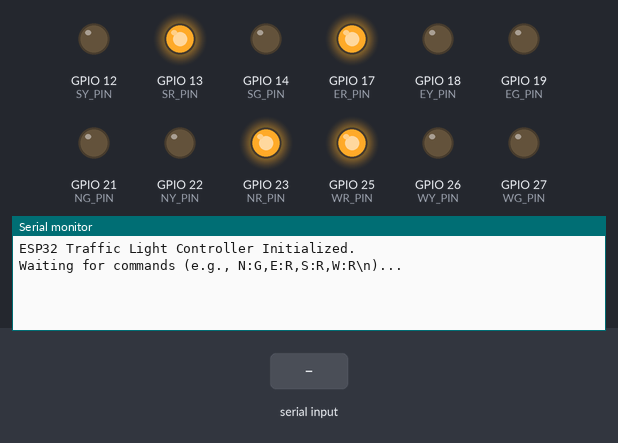
Recording of a sketch running on a simulated ESP32. Parts: output pins drawn as LEDs (lit = HIGH), the last lines printed to the serial monitor. The inputs (shaded band) are chosen by the test bench.

Above: at 1.2 s.
1.3 s: ":\n" received over Serial
At 1.7 s:
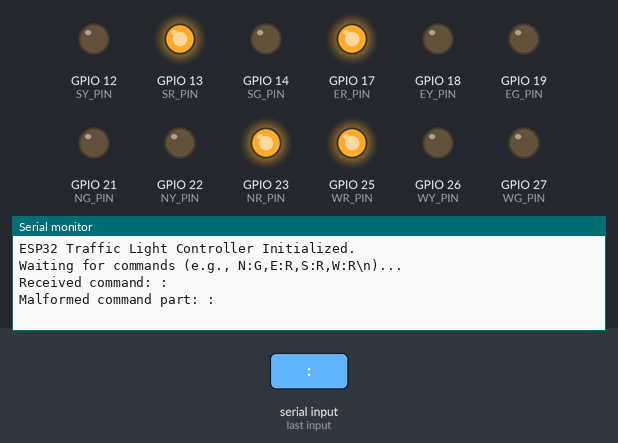
2.8 s: "N\n" received over Serial
At 4.0 s:
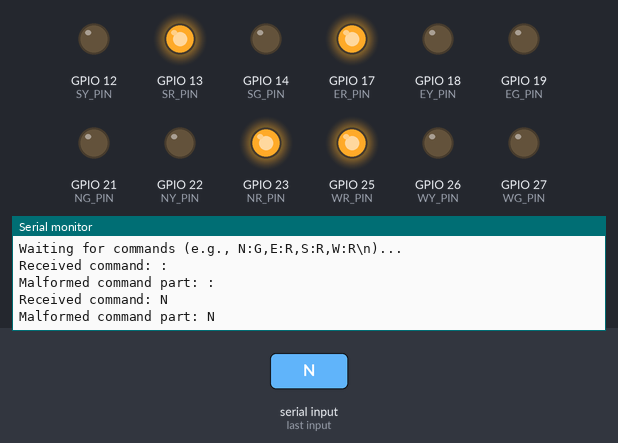
4.3 s: "E\n" received over Serial
At 5.1 s:
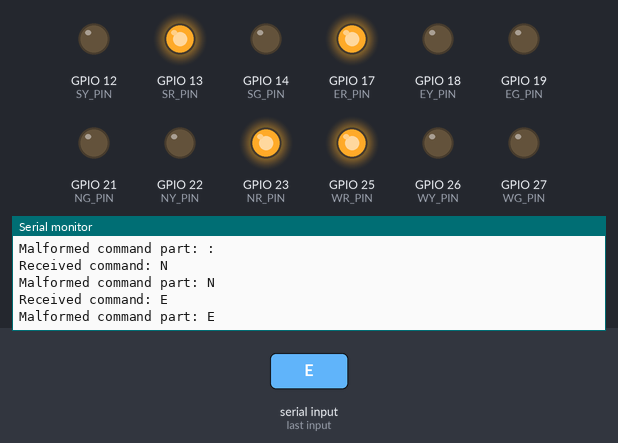

The sketch:

esp32sketch.ino
```cpp
// --- ESP32 Traffic Light Controller for 4 Lanes ---

// Corrected LED pins according to user-specified setup

// North Lane
const int NR_PIN = 23;
const int NY_PIN = 22;
const int NG_PIN = 21;

// East Lane
const int ER_PIN = 17;
const int EY_PIN = 18;
const int EG_PIN = 19;

// South Lane (Corrected pins)
const int SR_PIN = 13;  // Red
const int SY_PIN = 12;  // Yellow
const int SG_PIN = 14;  // Green

// West Lane
const int WR_PIN = 25;
const int WY_PIN = 26;
const int WG_PIN = 27;


// Structure to hold pins for a single lane
struct LaneLeds {
  int redPin;
  int yellowPin;
  int greenPin;
  char currentLed; // 'R', 'Y', 'G', or 'O' (Off)
};

// Declare lanes - map short codes to LaneLeds
LaneLeds northLane = {NR_PIN, NY_PIN, NG_PIN, 'R'};
LaneLeds eastLane  = {ER_PIN, EY_PIN, EG_PIN, 'R'};
LaneLeds southLane = {SR_PIN, SY_PIN, SG_PIN, 'R'};
LaneLeds westLane  = {WR_PIN, WY_PIN, WG_PIN, 'R'};

// Buffer for incoming serial data
const int SERIAL_BUFFER_SIZE = 64; // Max command length "N:R,E:R,S:R,W:R\n" is well within this
char serialBuffer[SERIAL_BUFFER_SIZE];
int serialBufferIndex = 0;

// Baud rate for serial communication (must match Python script)
const long BAUD_RATE = 115200;

void setup() {
  Serial.begin(BAUD_RATE);
  Serial.println("ESP32 Traffic Light Controller Initialized.");
  Serial.println("Waiting for commands (e.g., N:G,E:R,S:R,W:R\\n)...");

  // Initialize LED pins as outputs
  pinMode(NR_PIN, OUTPUT);
  pinMode(NY_PIN, OUTPUT);
  pinMode(NG_PIN, OUTPUT);

  pinMode(ER_PIN, OUTPUT);
  pinMode(EY_PIN, OUTPUT);
  pinMode(EG_PIN, OUTPUT);

  pinMode(SR_PIN, OUTPUT);
  pinMode(SY_PIN, OUTPUT);
  pinMode(SG_PIN, OUTPUT);

  pinMode(WR_PIN, OUTPUT);
  pinMode(WY_PIN, OUTPUT);
  pinMode(WG_PIN, OUTPUT);

  // Initialize all lights to RED by default
  setLaneState(northLane, 'R');
  setLaneState(eastLane, 'R');
  setLaneState(southLane, 'R');
  setLaneState(westLane, 'R');
}

void loop() {
  if (Serial.available() > 0) {
    char incomingChar = Serial.read();

    if (incomingChar == '\n') { // End of command
      serialBuffer[serialBufferIndex] = '\0'; // Null-terminate the string
      processCommand(serialBuffer);
      serialBufferIndex = 0; // Reset buffer for next command
    } else if (serialBufferIndex < SERIAL_BUFFER_SIZE - 1) {
      serialBuffer[serialBufferIndex++] = incomingChar;
    } else {
      // Buffer overflow, reset (shouldn't happen with expected command length)
      Serial.println("Error: Serial buffer overflow. Command ignored.");
      serialBufferIndex = 0;
    }
  }
}

void processCommand(char* command) {
  Serial.print("Received command: ");
  Serial.println(command);

  // Example command: "N:G,E:R,S:R,W:R"
  char* part = strtok(command, ","); // Split by comma

  while (part != NULL) {
    // Each part is like "N:G"
    if (strlen(part) == 3 && part[1] == ':') {
      char laneCode = part[0];
      char lightState = part[2];

      switch (laneCode) {
        case 'N':
          setLaneState(northLane, lightState);
          break;
        case 'E':
          setLaneState(eastLane, lightState);
          break;
        case 'S':
          setLaneState(southLane, lightState);
          break;
        case 'W':
          setLaneState(westLane, lightState);
          break;
        default:
          Serial.print("Unknown lane code: ");
          Serial.println(laneCode);
          break;
      }
    } else {
      Serial.print("Malformed command part: ");
      Serial.println(part);
    }
    part = strtok(NULL, ","); // Get next part
  }
}

// Function to set the state of LEDs for a given lane
void setLaneState(LaneLeds &lane, char state) {
  // Turn off all LEDs for this lane first
  digitalWrite(lane.redPin, LOW);
  digitalWrite(lane.yellowPin, LOW);
  digitalWrite(lane.greenPin, LOW);
  lane.currentLed = 'O'; // Off

  // Turn on the specified LED
  switch (state) {
    case 'R': // Red
      digitalWrite(lane.redPin, HIGH);
      lane.currentLed = 'R';
      break;
    case 'Y': // Yellow
      digitalWrite(lane.yellowPin, HIGH);
      lane.currentLed = 'Y';
      break;
    case 'G': // Green
      digitalWrite(lane.greenPin, HIGH);
      lane.currentLed = 'G';
      break;
    default:
      Serial.print("Unknown light state '");
      Serial.print(state);
      Serial.println("' for a lane. Turning all off.");
      // All already off from above
    break;
  }
}
```

Measured:
- after the input at 1.3 s, the serial monitor: prints a new line at once (image 1)
- after the input at 2.8 s, the serial monitor: prints a new line at once (image 2)
- after the input at 4.3 s, the serial monitor: prints a new line at once (image 3)
